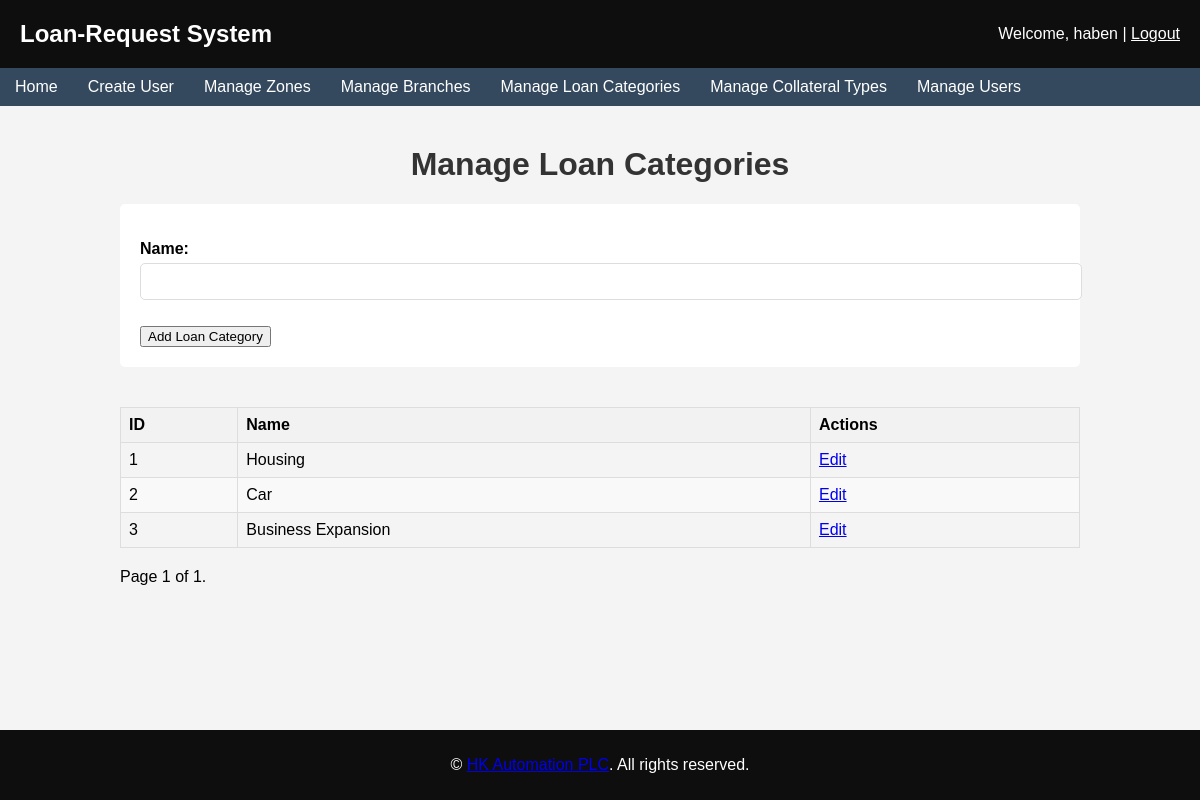
/manage_loan_categories/ (signed in), run on an earlier commit of the app's database.
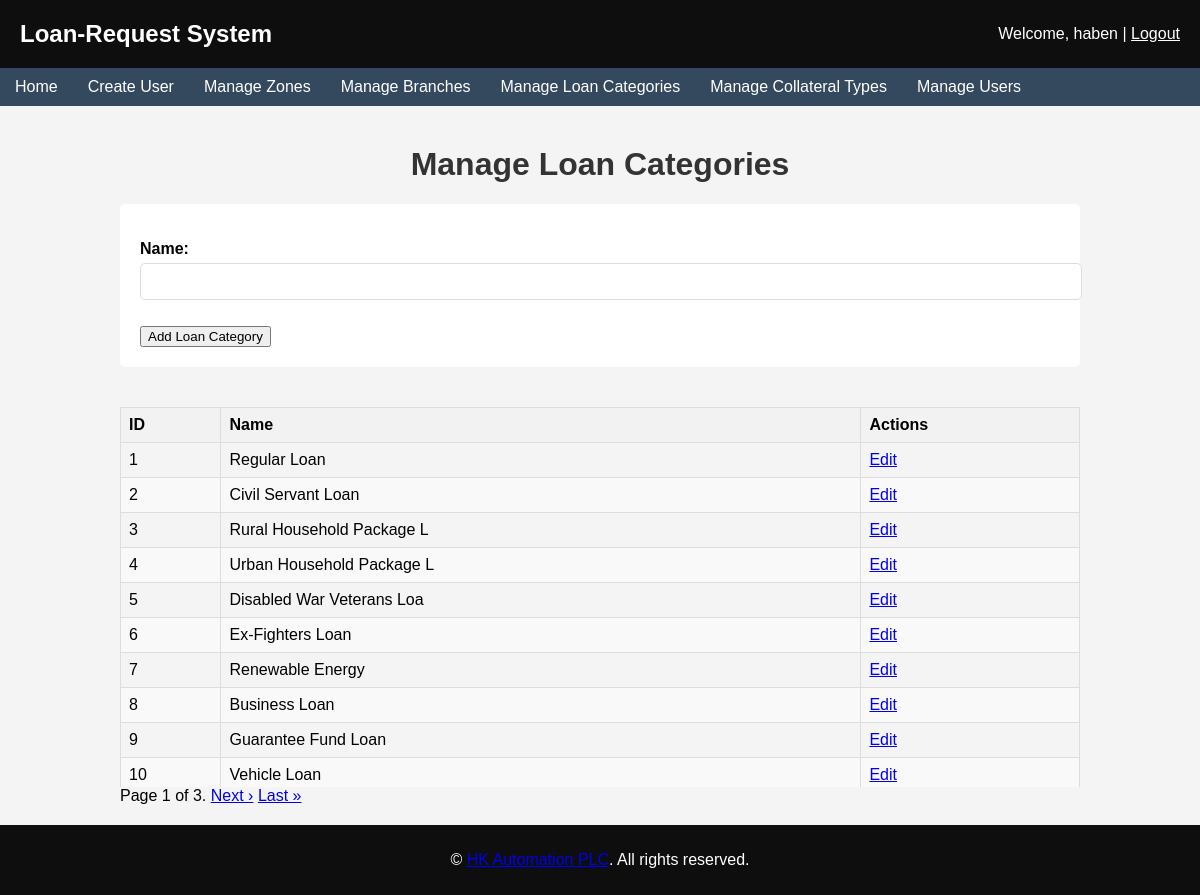
And on a later commit of the database.
### loans/models.py (models this page shows, shortened)
class CustomUser(AbstractUser):
    USER_ROLES = [
        ('loan_officer', 'Loan Officer'),
        ('finance', 'Finance'),
        ('operational_manager', 'Operational Manager'),
        ('manager', 'Manager')
    ]
    role = models.CharField(max_length=20, choices=USER_ROLES)
    phone_number = models.CharField(max_length=20)
    zone = models.ForeignKey(Zone, on_delete=models.SET_NULL, null=True, blank=True)
    branch = models.ForeignKey(Branch, on_delete=models.SET_NULL, null=True, blank=True)

class LoanCategory(models.Model):
    name = models.CharField(max_length=255, unique=True)

### loans/views.py (the view)
# urls.py: path('manage_loan_categories/', views.manage_loan_categories, name='manage_loan_categories'),
@login_required
@user_passes_test(lambda u: u.is_superuser)
def manage_loan_categories(request):
    categories = LoanCategory.objects.all()
    paginator = Paginator(categories, 10)  # Show 10 branches per page
    page_number = request.GET.get('page')
    page_obj = paginator.get_page(page_number)
    if request.method == 'POST':
        form = LoanCategoryForm(request.POST)
        if form.is_valid():
            form.save()
            return redirect('manage_loan_categories')
    else:
        form = LoanCategoryForm()
    context = {
        'form': form,
        'page_obj': page_obj
    }
    return render(request, 'loans/manage_loan_categories.html', context)

### loans/forms.py
class LoanCategoryForm(forms.ModelForm):
    class Meta:
        model = LoanCategory
        fields = ['name']

### templates/loans/manage_loan_categories.html (shortened to what this page needs)
{% extends "base.html" %}
{% block content %}
<h1>Manage Loan Categories</h1>
<form method="post">
    {{ form.as_p }}
    <button type="submit">Add Loan Category</button>
</form>
<div class="table-container">
    <table>
        <thead>
            <tr>
                <th>ID</th>
                <th>Name</th>
                <th>Actions</th>
            </tr>
        </thead>
        <tbody>
            {% for category in page_obj %}
            <tr>
                <td>{{ category.id }}</td>
                <td>{{ category.name }}</td>
                <td><a href="{% url 'edit_loan_category' category.id %}">Edit</a></td>
            </tr>
            {% endfor %}
        </tbody>
    </table>
</div>
<div class="pagination">
    <span class="step-links">
        <span class="current">
            Page {{ page_obj.number }} of {{ page_obj.paginator.num_pages }}.
        </span>
        {% if page_obj.has_next %}
            <a href="?page={{ page_obj.next_page_number }}">Next &rsaquo;</a>
            <a href="?page={{ page_obj.paginator.num_pages }}">Last &raquo;</a>
        {% endif %}
    </span>
</div>
{% endblock %}

### templates/base.html (shortened to what this page needs)
<!DOCTYPE html>
<html>
<head>
    {% load static %}
    <link rel="stylesheet" type="text/css" href="{% static 'css/styles.css' %}">
</head>
<body>
    <header>
        <h1 style="color: white;">Loan-Request System</h1>
        {% if user.is_authenticated %}
            <p>Welcome, {{ user.username }} | <a href="{% url 'logout' %}" style="color: white;">Logout</a></p>
        {% else %}
            <p><a href="{% url 'login' %}" style="color: white;">Login</a></p>
        {% endif %}
    </header>
    <nav>
        <a href="{% url 'home' %}">Home</a>
        {% if user.is_authenticated %}
            {% if user.is_superuser %}
                <a href="{% url 'create_user' %}">Create User</a>
                <a href="{% url 'manage_zones' %}">Manage Zones</a>
                <a href="{% url 'manage_branches' %}">Manage Branches</a>
                <a href="{% url 'manage_loan_categories' %}">Manage Loan Categories</a>
                <a href="{% url 'manage_collateral_types' %}">Manage Collateral Types</a>
                <a href="{% url 'manage_users' %}">Manage Users</a>
            {% endif %}
        {% endif %}
    </nav>
    <div class="container">
        {% block content %}
        {% endblock %}
    </div>
    <footer>
        <p>&copy;  <a href="https://seqela.com">HK Automation PLC</a>. All rights reserved.</p>
    </footer>
</body>
</html>

### static/css/styles.css (style rules this page uses)
body { font-family: Arial, sans-serif; margin: 0; padding: 0; background-color: #f4f4f4; }
header { background-color: #0c0b0b; color: white; padding: 10px 0; text-align: center; }
nav { margin: 0; padding: 0; background-color: #444; overflow: hidden; }
nav a { float: left; display: block; color: white; text-align: center; padding: 14px 20px; text-decoration: none; }
.container { width: 80%; margin: auto; overflow: hidden; }
h1 { margin-top: 20px; text-align: center; color: #333; }
form { background: white; padding: 20px; border-radius: 5px; margin: 20px 0; }
form label { display: block; margin-bottom: 5px; font-weight: bold; }
form input[type="text"], form input[type="password"], form select, form textarea { width: 100%; padding: 10px; margin-bottom: 10px; border: 1px solid #ddd; border-radius: 5px; }
body { display: flex; flex-direction: column; min-height: 100vh; margin: 0; }
.container { flex: 1; overflow: auto; padding: 20px; }
footer { text-align: center; padding: 10px 0; background-color: #0e0e0e; color: white; position: relative; bottom: 0; width: 100%; }
.table-container { max-height: 400px; overflow-y: auto; margin-top: 20px; }
table { width: 100%; border-collapse: collapse; margin: 20px 0; }
table, th, td { border: 1px solid #ddd; }
th, td { padding: 12px; text-align: left; }
th { background-color: #f2f2f2; color: black; }
tr:nth-child(even) { background-color: #f9f9f9; }
nav { display: flex; background-color: #0e0e0e; overflow: hidden; }
nav a { padding: 10px 20px; text-align: center; color: white; text-decoration: none; display: inline-block; }

### templates/base.html (style rules this page uses)
body { display: flex; flex-direction: column; min-height: 100vh; margin: 0; }
.container { flex: 1; overflow: auto; padding: 20px; }
footer { text-align: center; padding: 10px 0; background-color: #0e0e0e; color: white; position: relative; bottom: 0; width: 100%; }
.table-container { max-height: 400px; overflow-y: auto; margin-top: 20px; }
table { width: 100%; border-collapse: collapse; margin: 20px 0; }
table, th, td { border: 1px solid #ddd; }
th, td { padding: 8px; text-align: left; }
th { background-color: #f2f2f2; color: black; }
tr:nth-child(even) { background-color: #f9f9f9; }
header { background-color: #0e0e0e; color: white; padding: 20px; display: flex; justify-content: space-between; align-items: center; }
header h1 { margin: 0; font-size: 24px; }
header p { margin: 0; }
nav { display: flex; background-color: #34495E; overflow: hidden; }
nav a { padding: 10px 15px; text-align: center; color: white; text-decoration: none; display: inline-block; }

What changed in the data, as far as the page shows it:
changed LoanCategory id 1: name "Housing" → "Regular Loan"
changed LoanCategory id 2: name "Car" → "Civil Servant Loan"
changed LoanCategory id 3: name "Business Expansion" → "Rural Household Package L"
added LoanCategory: id "4", name "Urban Household Package L"
added LoanCategory: id "5", name "Disabled War Veterans Loa"
added LoanCategory: id "6", name "Ex-Fighters Loan"
added LoanCategory: id "7", name "Renewable Energy"
added LoanCategory: id "8", name "Business Loan"
added LoanCategory: id "9", name "Guarantee Fund Loan"
added LoanCategory: id "10", name "Vehicle Loan"
Also different on the page:
{{ page_obj.paginator.num_pages }}: "1" → "3"
text now shown: "Next › Last »"
